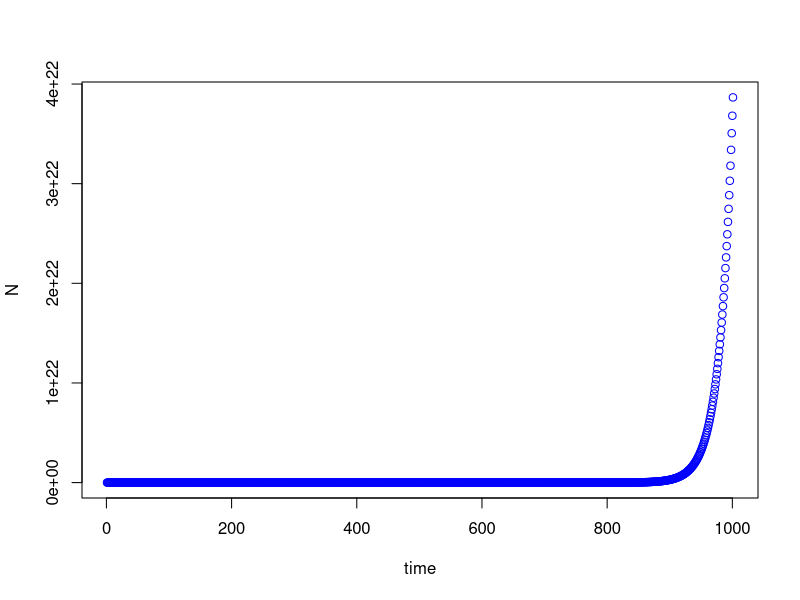

Here is the R script that generated this plot:
N0 <- 25
RR <- 1.05
ttMax <- 1000 # total number of timesteps to simulate
NN <- matrix(NA, nrow=1, ncol=ttMax+1) # initialize variable to a vector of NA values
NN[1] <- N0 # set first value to initial condition
# Loop over ttMax timesteps, using the model equation to update NN.
for (tt in 1:ttMax) {
  NN[tt+1] <- RR*NN[tt]
}
# Plot the results
plot(1:(ttMax+1),NN, xlab="time", ylab="N", type="b", col="blue")

geometricGrowthFun <- function(N0, RR, ttMax){NN <- matrix(NA, nrow=1, ncol=ttMax+1); NN[1] <- N0; for (tt in 1:ttMax){NN[tt+1] <- RR*NN[tt]}; plot(1:(ttMax+1),NN, xlab="time", ylab="N", type="b", col="blue")}
